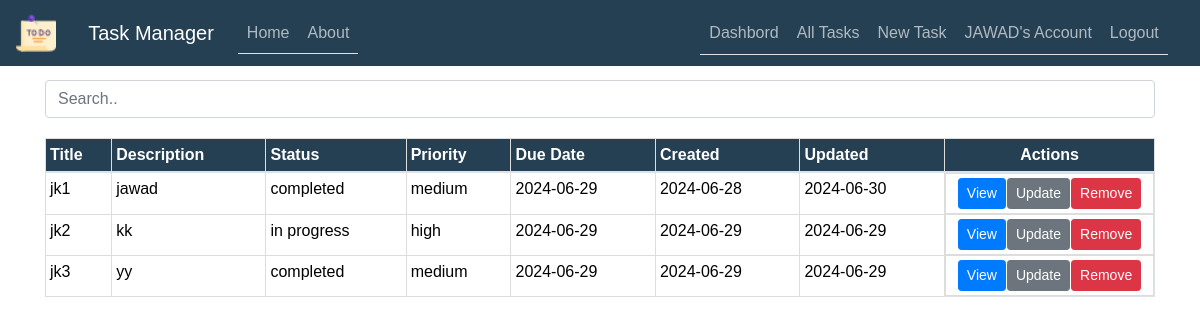
Page /tasks (signed in) on the earlier database version.
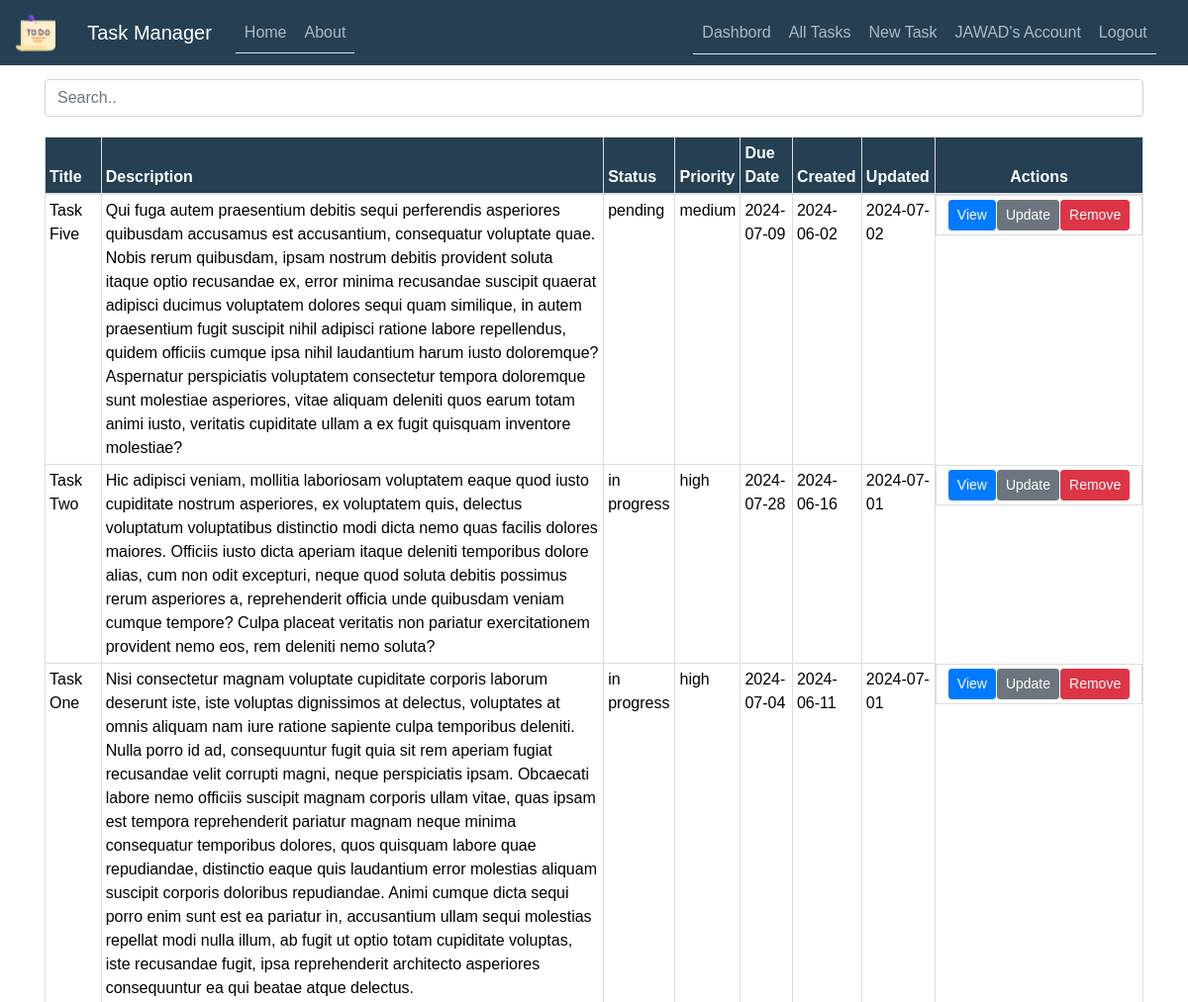
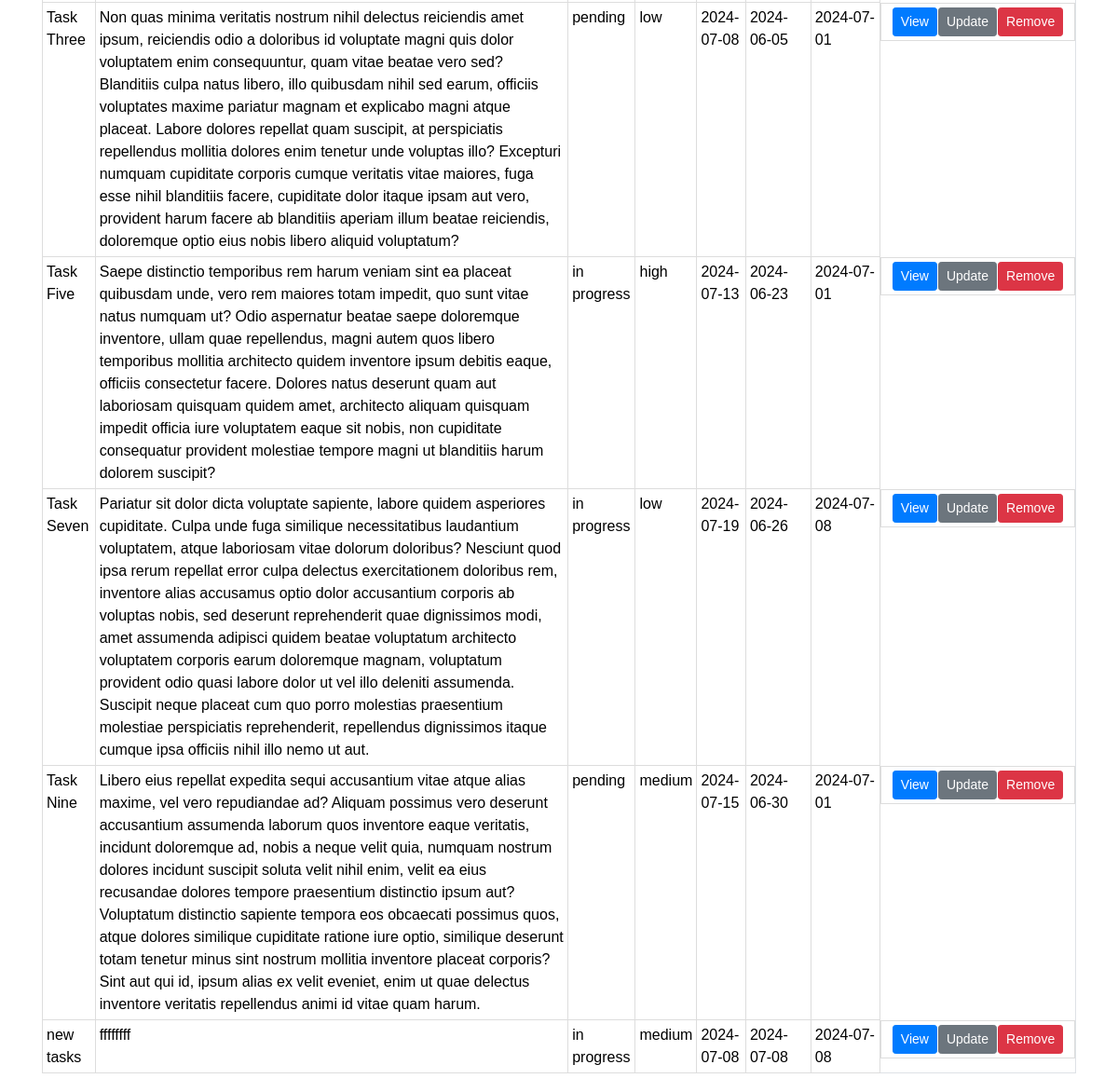
Same page on the later database version (2 pictures, top to bottom).
### TaskManager/models.py (models this page shows, shortened)
class User(db.Model, UserMixin):
    id = db.Column(db.Integer, primary_key=True)
    username = db.Column(db.String(50), unique=True, nullable=False)
    email = db.Column(db.String(100), unique=True, nullable=False)
    password = db.Column(db.String(255), nullable=False)
    date_joined = db.Column(db.DateTime, default=datetime.now)
    last_login = db.Column(db.DateTime, default=datetime.now)
    tasks = db.relationship('Task', backref='user', lazy=True)
    task_collaborators = db.relationship('TaskCollaborator', backref='user', lazy=True)

class Task(db.Model):
    id = db.Column(db.Integer, primary_key=True)
    user_id = db.Column(db.Integer, db.ForeignKey('user.id'), nullable=False)
    title = db.Column(db.String(255), nullable=False)
    description = db.Column(db.Text)
    status = db.Column(db.Enum('in progress', 'completed', 'pending'), default='in progress')
    priority = db.Column(db.Enum('low', 'medium', 'high'), default='medium')
    due_date = db.Column(db.DateTime, default=datetime.utcnow)
    created_at = db.Column(db.DateTime, default=datetime.utcnow)
    updated_at = db.Column(db.DateTime, default=datetime.utcnow, onupdate=datetime.utcnow)
    notes = db.relationship(
        'Note', backref='task', lazy=True, cascade='all, delete-orphan')
    task_collaborators = db.relationship(
        'TaskCollaborator', backref='task', lazy=True, cascade='all, delete-orphan')

### TaskManager/tasks/routes.py (the view)
@tasks.route("/tasks")
@login_required
def all_tasks():
    tasks = current_user.tasks
    return render_template('all_tasks.html', tasks=tasks)

### TaskManager/models.py (called while the page is built)
@login_manager.user_loader
def load_user(user_id):
    return User.query.get(int(user_id))

### TaskManager/templates/all_tasks.html (shortened to what this page needs)
{% extends "layout.html" %}
{% import 'macros.html' as macros %}
{% block content %}
    <input class="form-control" id="myInput" type="text" placeholder="Search..">
    <table class="table table-bordered">
        <thead class="bg-steel">
            <tr>
                <th>Title</th>
                <th>Description</th>
                <th>Status</th>
                <th>Priority</th>
                <th>Due Date</th>
                <th>Created</th>
                <th>Updated</th>
                <th class="text-center actions-column">Actions</th>
            </tr>
        </thead>
        <tbody id="myTable">
            {% for task in tasks %}
                <tr>
                    <td class="article-title">{{ task.title }}</td>
                    <td class="article-content">{{ task.description }}</td>
                    <td>{{ task.status }}</td>
                    <td>{{ task.priority }}</td>
                    <td>{{ task.due_date.strftime('%Y-%m-%d') }}</td>
                    <td>{{ task.created_at.strftime('%Y-%m-%d') }}</td>
                    <td>{{ task.updated_at.strftime('%Y-%m-%d') }}</td>
                    <td class="table-actions d-flex justify-content-center">
                        <a href="{{ url_for('tasks.task', task_id=task.id) }}" class="btn btn-primary btn-sm">View</a>
                        <a href="{{ url_for('tasks.update_task', task_id=task.id) }}" class="btn btn-secondary btn-sm">Update</a>
                        <button type="button" class="btn btn-danger btn-sm" data-toggle="modal" data-target="#deleteModal{{ task.id }}">
                            Remove
                        </button>
                    </td>
                </tr>
            {% endfor %}
        </tbody>
    </table>
{% endblock %}

### TaskManager/templates/layout.html (shortened to what this page needs)
<!DOCTYPE html>
<html>
<head>
    <link rel="stylesheet" href="https://maxcdn.bootstrapcdn.com/bootstrap/4.0.0/css/bootstrap.min.css">
    <link rel="stylesheet" type="text/css" href="{{ url_for('static', filename='main.css') }}">
</head>
<body>
    <header class="site-header">
      <nav class="navbar navbar-expand-md navbar-dark bg-steel fixed-top">
        <a class="navbar-brand" href="#">
          <img src="{{ url_for('static', filename='tache3.png') }}" alt="Logo" style="width:40px;">
        </a>
        <div class="container">
          <a class="navbar-brand mr-4" href="/">Task Manager</a>
          <div class="collapse navbar-collapse" id="navbarToggle">
            <div class="nav nav-tabs mr-auto navbar-nav">
              <a class="nav-item nav-link" href="{{ url_for('main.home') }}">Home</a>
              <a class="nav-item nav-link" href="{{ url_for('main.about') }}">About</a>
            </div>
            <div class="nav nav-tabs">
              <div class="navbar-nav">
                {% if current_user.is_authenticated %}
                <a class="nav-link" href="{{ url_for('main.dashbord') }}">Dashbord</a>
                  <a class="nav-link" href="{{ url_for('tasks.all_tasks') }}"> All Tasks </a>
                  <a class="nav-link" href="{{ url_for('tasks.new_task') }}">New Task</a>
                  <a class="nav-link" href="{{ url_for('users.account') }}">{{ current_user.username }}'s Account</a>
                  <a class="nav-link" href="{{ url_for('users.logout') }}">Logout</a>
                {% else %}
                  <a class="nav-item nav-link" href="{{ url_for('users.login') }}">Login</a>
                  <a class="nav-item nav-link" href="{{ url_for('users.register') }}">Register</a>
                {% endif %}
              </div>
            </div>
          </div>
        </div>
      </nav>
    </header>
    <main role="main" class="container">
      <div class="row">
        <div class="col-md-12">
          {% block content %}{% endblock %}
        </div>
      </div>
    </main>
  </body>
</html>

### TaskManager/static/main.css (style rules this page uses)
body { width: 100%; height: 100vh; font-family: Arial, sans-serif; background-image: url('my-main.jpg'); background-position: center; background-size: cover; background-attachment: fixed; position: relative; margin-top: 5rem; color: #000000; }
.bg-steel { background-color: #254053; color: #000000; }
.table { width: 100%; margin: 20px 0; border-collapse: collapse; }
.table th, .table td { border: 1px solid #dddddd; padding: 4px; text-align: left; }
.table th { background-color: #254053; color: #ffffff; }
.table td { background: #ffffffe5; }
.table-actions a { margin-right: 1px; }
.container { width: 95%; max-width: 1400px; margin: 0 auto; }
.site-header .navbar-nav .nav-link { color: #fdfeffa4; }
.actions-column { width: 210px; }

Differences in the rows shown:
removed Task: title "jk1", description "jawad", status "completed", priority "medium", due_date "2024-06-29", created_at "2024-06-28", updated_at "2024-06-30"
removed Task: title "jk2", description "kk", status "in progress", priority "high", due_date "2024-06-29", created_at "2024-06-29", updated_at "2024-06-29"
removed Task: title "jk3", description "yy", status "completed", priority "medium", due_date "2024-06-29", created_at "2024-06-29", updated_at "2024-06-29"
added Task: title "Task Five", description "Qui fuga autem praesentium debitis sequi perferendis asperiores quibusdam accusamus est accusantium, consequatur voluptate quae. Nobis rerum quibusdam, ipsam nostrum debitis provident soluta itaque optio recusandae ex, error minima recusandae suscipit quaerat adipisci ducimus voluptatem dolores sequi quam similique, in autem praesentium fugit suscipit nihil adipisci ratione labore repellendus, quidem officiis cumque ipsa nihil laudantium harum iusto doloremque? Aspernatur perspiciatis voluptatem consectetur tempora doloremque sunt molestiae asperiores, vitae aliquam deleniti quos earum totam animi iusto, veritatis cupiditate ullam a ex fugit quisquam inventore molestiae?", status "pending", priority "medium", due_date "2024-07-09", created_at "2024-06-02", updated_at "2024-07-02"
added Task: title "Task Two", description "Hic adipisci veniam, mollitia laboriosam voluptatem eaque quod iusto cupiditate nostrum asperiores, ex voluptatem quis, delectus voluptatum voluptatibus distinctio modi dicta nemo quas facilis dolores maiores. Officiis iusto dicta aperiam itaque deleniti temporibus dolore alias, cum non odit excepturi, neque quod soluta debitis possimus rerum asperiores a, reprehenderit officia unde quibusdam veniam cumque tempore? Culpa placeat veritatis non pariatur exercitationem provident nemo eos, rem deleniti nemo soluta?", status "in progress", priority "high", due_date "2024-07-28", created_at "2024-06-16", updated_at "2024-07-01"
added Task: title "Task One", description "Nisi consectetur magnam voluptate cupiditate corporis laborum deserunt iste, iste voluptas dignissimos at delectus, voluptates at omnis aliquam nam iure ratione sapiente culpa temporibus deleniti. Nulla porro id ad, consequuntur fugit quia sit rem aperiam fugiat recusandae velit corrupti magni, neque perspiciatis ipsam. Obcaecati labore nemo officiis suscipit magnam corporis ullam vitae, quas ipsam est tempora reprehenderit pariatur magnam neque minima consequatur temporibus dolores, quos quisquam labore quae repudiandae, distinctio eaque quis laudantium error molestias aliquam suscipit corporis doloribus repudiandae. Animi cumque dicta sequi porro enim sunt est ea pariatur in, accusantium…", status "in progress", priority "high", due_date "2024-07-04", created_at "2024-06-11", updated_at "2024-07-01"
added Task: title "Task Three", description "Non quas minima veritatis nostrum nihil delectus reiciendis amet ipsum, reiciendis odio a doloribus id voluptate magni quis dolor voluptatem enim consequuntur, quam vitae beatae vero sed? Blanditiis culpa natus libero, illo quibusdam nihil sed earum, officiis voluptates maxime pariatur magnam et explicabo magni atque placeat. Labore dolores repellat quam suscipit, at perspiciatis repellendus mollitia dolores enim tenetur unde voluptas illo? Excepturi numquam cupiditate corporis cumque veritatis vitae maiores, fuga esse nihil blanditiis facere, cupiditate dolor itaque ipsam aut vero, provident harum facere ab blanditiis aperiam illum beatae reiciendis, doloremque optio eius nobis libero…", status "pending", priority "low", due_date "2024-07-08", created_at "2024-06-05", updated_at "2024-07-01"
added Task: title "Task Five", description "Saepe distinctio temporibus rem harum veniam sint ea placeat quibusdam unde, vero rem maiores totam impedit, quo sunt vitae natus numquam ut? Odio aspernatur beatae saepe doloremque inventore, ullam quae repellendus, magni autem quos libero temporibus mollitia architecto quidem inventore ipsum debitis eaque, officiis consectetur facere. Dolores natus deserunt quam aut laboriosam quisquam quidem amet, architecto aliquam quisquam impedit officia iure voluptatem eaque sit nobis, non cupiditate consequatur provident molestiae tempore magni ut blanditiis harum dolorem suscipit?", status "in progress", priority "high", due_date "2024-07-13", created_at "2024-06-23", updated_at "2024-07-01"
added Task: title "Task Seven", description "Pariatur sit dolor dicta voluptate sapiente, labore quidem asperiores cupiditate. Culpa unde fuga similique necessitatibus laudantium voluptatem, atque laboriosam vitae dolorum doloribus? Nesciunt quod ipsa rerum repellat error culpa delectus exercitationem doloribus rem, inventore alias accusamus optio dolor accusantium corporis ab voluptas nobis, sed deserunt reprehenderit quae dignissimos modi, amet assumenda adipisci quidem beatae voluptatum architecto voluptatem corporis earum doloremque magnam, voluptatum provident odio quasi labore dolor ut vel illo deleniti assumenda. Suscipit neque placeat cum quo porro molestias praesentium molestiae perspiciatis reprehenderit, repellendus…", status "in progress", priority "low", due_date "2024-07-19", created_at "2024-06-26", updated_at "2024-07-08"
added Task: title "Task Nine", description "Libero eius repellat expedita sequi accusantium vitae atque alias maxime, vel vero repudiandae ad? Aliquam possimus vero deserunt accusantium assumenda laborum quos inventore eaque veritatis, incidunt doloremque ad, nobis a neque velit quia, numquam nostrum dolores incidunt suscipit soluta velit nihil enim, velit ea eius recusandae dolores tempore praesentium distinctio ipsum aut? Voluptatum distinctio sapiente tempora eos obcaecati possimus quos, atque dolores similique cupiditate ratione iure optio, similique deserunt totam tenetur minus sint nostrum mollitia inventore placeat corporis? Sint aut qui id, ipsum alias ex velit eveniet, enim ut quae delectus inventore veritatis repellendus…", status "pending", priority "medium", due_date "2024-07-15", created_at "2024-06-30", updated_at "2024-07-01"
added Task: title "new tasks", description "ffffffff", status "in progress", priority "medium", due_date "2024-07-08", created_at "2024-07-08", updated_at "2024-07-08"
